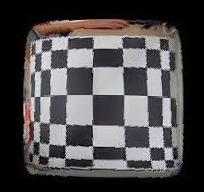
#> input picture cv-test/output.png, 204 x 192 px
$ python unwrap.py --input ../../../cv-test/output.png
#> lines starting #> are read from the running program, lines starting #| are printed output that depends on the picture
import cv2
import numpy as np
import argparse

def unwrap_image(img, center, max_radius, output_size):
    """
    Unwraps a circular mirror image to a rectangular image.

    Parameters:
      img (ndarray): Input image.
      center (tuple): (x, y) coordinates of the mirror center in the image.
      max_radius (float): Maximum radius (in pixels) from the center to be used.
      output_size (tuple): Desired output size (height, width) where
                           height corresponds to radial distance and width to the angle.
    Returns:
      unwrapped (ndarray): The unwrapped (rectangular) image.
    """
    height, width = output_size

    # Create a grid for polar coordinates:
    # - r varies from 0 to max_radius (vertical axis)
    # - θ varies from 0 to 2π (horizontal axis)
    r = np.linspace(0, max_radius, height)
    theta = np.linspace(0, 2 * np.pi, width, endpoint=False)
    r_matrix, theta_matrix = np.meshgrid(r, theta, indexing='ij')  # shape: (height, width)

    # Convert polar coordinates to Cartesian coordinates:
    map_x = center[0] + r_matrix * np.cos(theta_matrix)
    map_y = center[1] + r_matrix * np.sin(theta_matrix)
    map_x = map_x.astype(np.float32)
    map_y = map_y.astype(np.float32)

    # Remap the input image to the unwrapped output
    unwrapped = cv2.remap(img, map_x, map_y, interpolation=cv2.INTER_LINEAR, borderMode=cv2.BORDER_CONSTANT)
    return unwrapped

if __name__ == '__main__':
    parser = argparse.ArgumentParser(description="Unwrap a 360° mirror image into a rectangular image.")
    parser.add_argument('--input', type=str, required=True, help='Path to the input PNG image file.')
    parser.add_argument('--output', type=str, default='output.png', help='Filename for the unwrapped image.')
    parser.add_argument('--center_x', type=float, default=None, help='X coordinate of the mirror center (default: image center).')
    parser.add_argument('--center_y', type=float, default=None, help='Y coordinate of the mirror center (default: image center).')
    parser.add_argument('--max_radius', type=float, default=None, help='Maximum radius (in pixels) from the mirror center (default: min(image width/2, image height/2)).')
    parser.add_argument('--height', type=int, default=500, help='Output image height (number of radial samples).')
    parser.add_argument('--width', type=int, default=1000, help='Output image width (number of angular samples).')
    args = parser.parse_args()

    # Load the image in color mode
    img = cv2.imread(args.input, cv2.IMREAD_COLOR)
#> img is the input picture: shape (192, 204, 3); mean B, G, R 76.5, 75, 77.9
    if img is None:
        print("Error: Failed to load image. Check the file path.")
        exit(1)

    img_height, img_width = img.shape[:2]
#> img_height = 192; img_width = 204

    # Default center is the image center if not provided
    center_x = args.center_x if args.center_x is not None else img_width / 2
#> center_x = 102
    center_y = args.center_y if args.center_y is not None else img_height / 2
#> center_y = 96
    center = (center_x, center_y)
#> center = (102, 96)

    # Default max_radius is the distance from the center to the nearest image edge
    default_radius = max(center_x, center_y)
#> default_radius = 102
    max_radius = args.max_radius if args.max_radius is not None else default_radius
#> max_radius = 102

    output_size = (args.height, args.width)

    # Generate the unwrapped image
    unwrapped = unwrap_image(img, center, max_radius, output_size)
#> in unwrap_image, `map_x = center[0] + r_matrix * np.cos(theta_matrix)`:
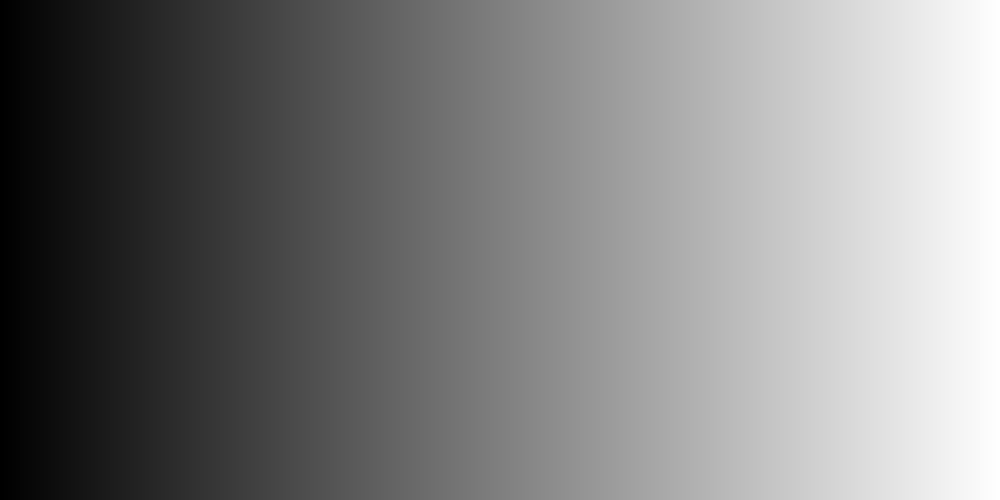
#> theta_matrix: shape (500, 1000) float64; min 0, max 6.28, mean 3.14; drawn with min black and max white
#> in unwrap_image, `unwrapped = cv2.remap(img, map_x, map_y, interpolation=cv2.INTER_LINEA..`:
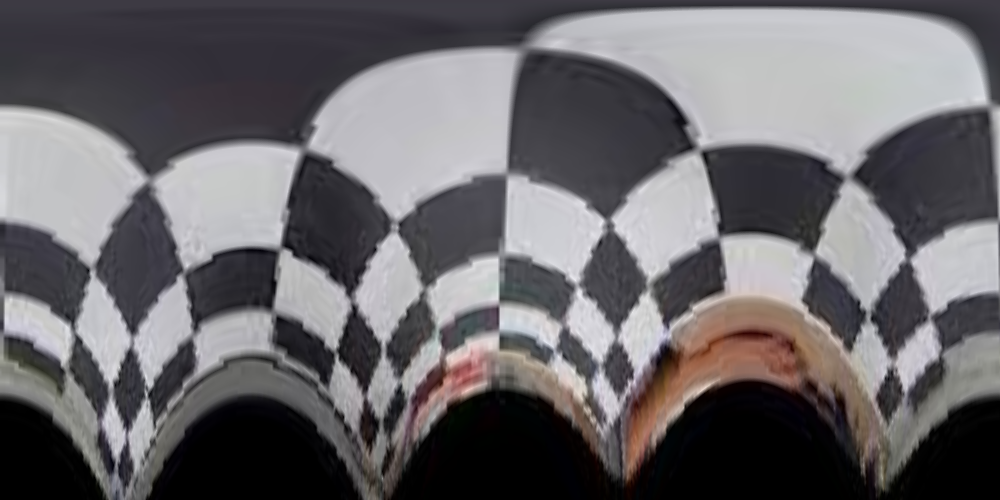
#> unwrapped: shape (500, 1000, 3); mean B, G, R 106.3, 103.1, 105.6

    # Save the unwrapped image
    cv2.imwrite(args.output, unwrapped)
    print(f"Unwrapped image saved as {args.output}")
